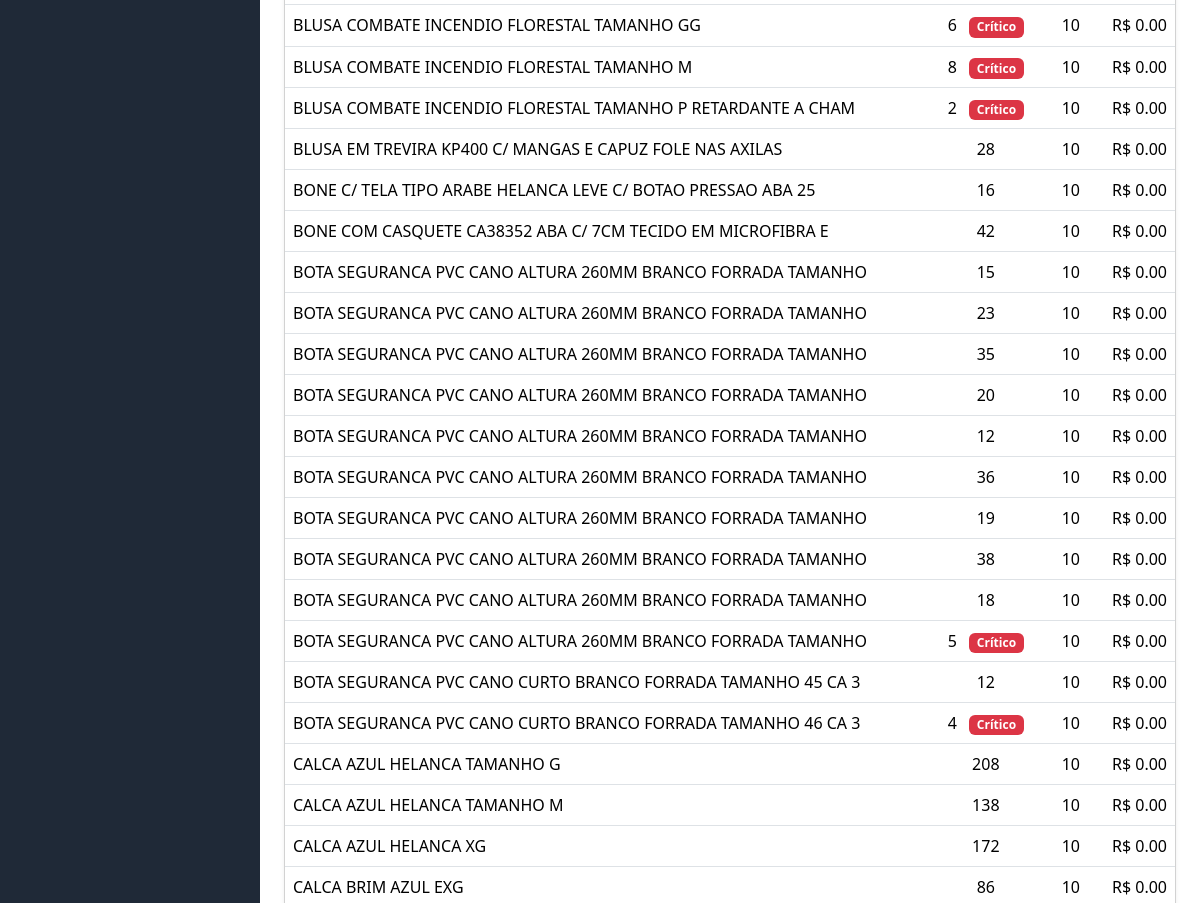
/produtos/ (signed in, middle part), run on an earlier commit of the app's database.
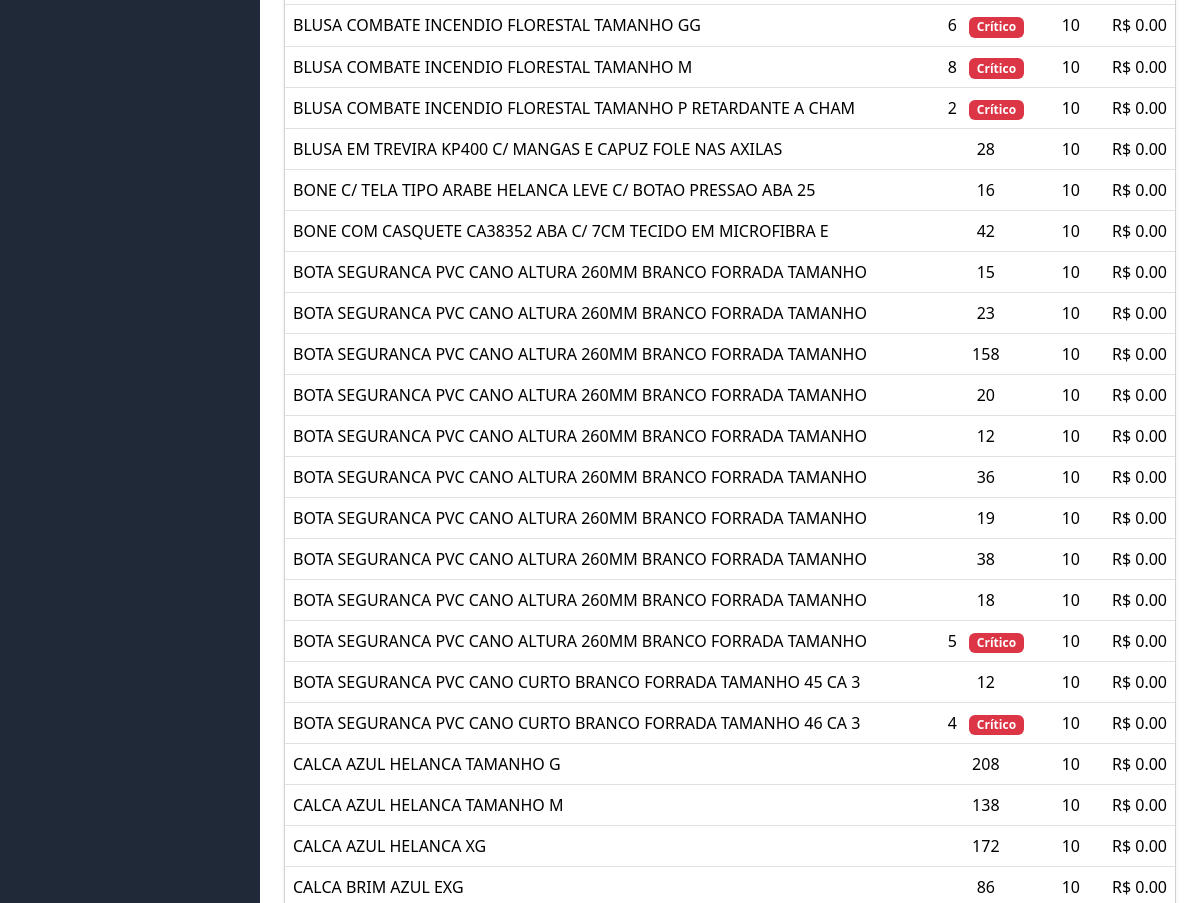
And on a later commit of the database.
### estoque/models.py (models this page shows, shortened)
class Produto(models.Model):
    nome = models.CharField(max_length=100)
    estoque_fisico = models.IntegerField()
    estoque_minimo = models.IntegerField(default=0)
    preco_unitario = models.DecimalField(max_digits=10, decimal_places=2, default=0.0)

### estoque/views.py (the view)
# urls.py: path('produtos/', views.lista_produtos, name='lista_produtos'),
@login_required
def lista_produtos(request):
    produtos = Produto.objects.all().order_by('nome')
    return render(request, 'registration/listar_produtos.html', {'produtos': produtos})

### estoque/templates/registration/listar_produtos.html (shortened to what this page needs)
{% extends "registration/base.html" %}
{% load static %}
{% block content %}
{% if produtos %}
  <div class="card shadow-sm">
    <div class="table-responsive">
      <table class="table table-hover align-middle mb-0">
        <tbody>
          {% for p in produtos %}
            <tr>
              <td>{{ p.nome }}</td>
              <td class="text-center">
                {{ p.estoque_fisico|default:0 }}
                {% if p.estoque_minimo and p.estoque_fisico <= p.estoque_minimo %}
                  <span class="badge bg-danger ms-2">Crítico</span>
                {% endif %}
              </td>
              <td class="text-center">{{ p.estoque_minimo|default:"—" }}</td>
              <td class="text-end">
                {% if p.preco_unitario is not None %}
                  R$ {{ p.preco_unitario|floatformat:2 }}
                {% else %}—{% endif %}
              </td>
            </tr>
          {% endfor %}
        </tbody>
      </table>
    </div>
  </div>
{% else %}
  <div class="alert alert-info">Nenhum produto encontrado.</div>
{% endif %}
{% endblock %}

### estoque/templates/registration/base.html (shortened to what this page needs)
{% load static %}
<!doctype html>
<html lang="pt-br">
<head>
  <link href="{% static 'css/bootstrap.min.css' %}" rel="stylesheet">
</head>
<body>
  <div class="app">
    <aside class="sidebar p-3">
    </aside>
    <main class="p-4">
      {% block content %}{% endblock %}
    </main>
  </div>
</body>
</html>

### estoque/templates/registration/base.html (style rules this page uses)
.app { display: grid; grid-template-columns: 260px 1fr; min-height: 100vh; }
.sidebar { background:#1f2937; color:#fff; }

What changed in the data, as far as the page shows it:
changed Produto (number 9 of 22 on the later page): estoque_fisico "35" → "158"
